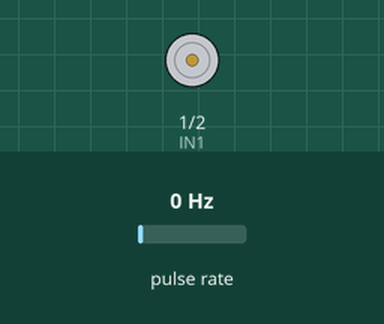
Bench run of a sketch on a simulated ESP8266 (NodeMCU). On the bench: motor-driver pin pairs drawn as motors (green arrow = first pin HIGH = forward, orange = second pin HIGH = backward, longer = more drive, scaled by the enable pin). Wiring (inferred from the names in the program): pulse sensor: data GPIO 10. The test bench sets the inputs (shaded band); at power-on: pulse rate 0 Hz. What the sketch prints to the serial monitor is not drawn.

Above: at 2.1 s.
At 6.1 s:
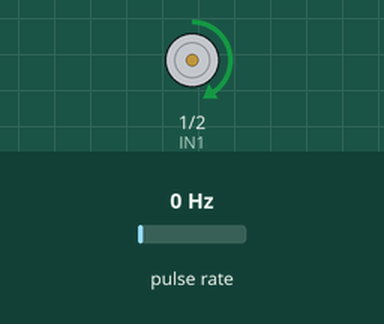
At 10.1 s:
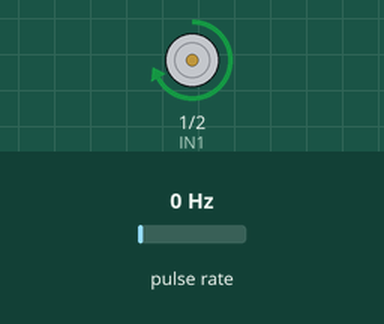
At 20.1 s:
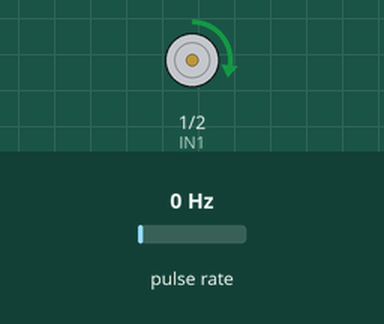
Timing chart, 0 to 23.5 s (numbered marks = the images above):
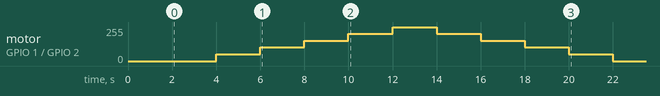

The sketch:

programa2.ino
```cpp
const int ENA = 0;
const int IN1 = 1;
const int IN2 = 2;
const int ENCODER_PIN = 10;

volatile unsigned int pulseCount = 0;
unsigned int lastPulseCount = 0;
unsigned int pulsesPerRev = 20;

const int stepPWM[] = {0, 20, 40, 60, 80, 100, 80, 60, 40, 20, 0};
const int stepDuration = 2000; // 2 segundos
const int sampleInterval = 4;  // 4 ms = 250 Hz

const int maxSamples = 5000;  // Buffer suficientemente grande
unsigned long timestamp[maxSamples];
int pwmBuffer[maxSamples];
float rpmBuffer[maxSamples];
int sampleIndex = 0;

unsigned long lastSampleTime = 0;
unsigned long startTime = 0;

void countPulse() {
  pulseCount++;
}

void setup() {
  Serial.begin(115200);
  delay(2000);
  for (int i = 0; i < 10; i++) Serial.println();

  pinMode(IN1, OUTPUT);
  pinMode(IN2, OUTPUT);
  pinMode(ENA, OUTPUT);
  pinMode(ENCODER_PIN, INPUT_PULLUP);

  attachInterrupt(digitalPinToInterrupt(ENCODER_PIN), countPulse, RISING);

  analogWriteFreq(1000);
  analogWriteRange(255);

  digitalWrite(IN1, HIGH); // Dirección fija
  digitalWrite(IN2, LOW);

  startTime = millis();

  Serial.println("timestamp_ms,pwm_percent,rpm"); // Encabezado CSV
}

void loop() {
  for (int i = 0; i < sizeof(stepPWM) / sizeof(stepPWM[0]); i++) {
    int pwm = stepPWM[i];
    analogWrite(ENA, map(pwm, 0, 100, 0, 255));

    unsigned long stepStart = millis();
    while (millis() - stepStart < stepDuration) {
      unsigned long currentTime = millis();
      if (currentTime - lastSampleTime >= sampleInterval) {
        // Medir diferencia de pulsos
        noInterrupts();
        unsigned int currentCount = pulseCount;
        interrupts();

        unsigned int deltaPulses = currentCount - lastPulseCount;
        lastPulseCount = currentCount;

        // Calcular RPM basado en delta de pulsos
        float rpm = (deltaPulses / (float)pulsesPerRev) * (60000.0 / sampleInterval);

        // Guardar en buffer
        if (sampleIndex < maxSamples) {
          timestamp[sampleIndex] = currentTime - startTime;
          pwmBuffer[sampleIndex] = pwm;
          rpmBuffer[sampleIndex] = rpm;
          sampleIndex++;
        }

        lastSampleTime = currentTime;
      }
    }
  }

  // Terminado el ciclo, imprimir todo
  for (int i = 0; i < sampleIndex; i++) {
    Serial.print(timestamp[i]);
    Serial.print(",");
    Serial.print(pwmBuffer[i]);
    Serial.print(",");
    Serial.println(rpmBuffer[i]);
  }

  Serial.println("Secuencia completada.");
  while (true); // Detener
}
```

Measured:
- by itself, motor on GPIO 1 (IN1) / GPIO 2 (IN2): rises from stopped to forward 255/255 in 8.0 s, then falls to stopped in 10.0 s
